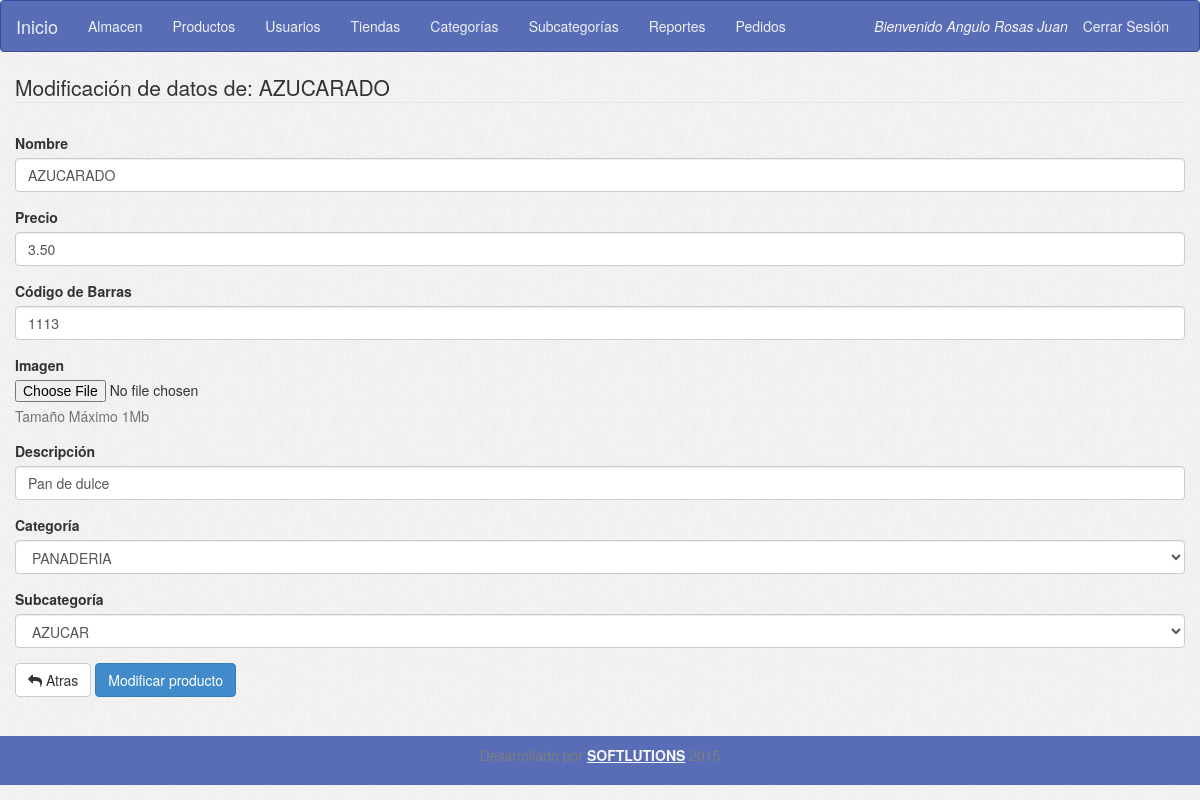
Page /form_update_product.php?id=1002 (signed in) on the committed database.
### tables this page shows
CREATE TABLE IF NOT EXISTS `productos` (
  `id` int(11) NOT NULL,
  `nombre` varchar(50) NOT NULL,
  `precio` float(8,2) NOT NULL,
  `img` varchar(20) NOT NULL,
  `descripcion` varchar(100) NOT NULL,
  `activo` tinyint(1) NOT NULL,
  `codigo_barras` varchar(20) NOT NULL,
  `pan_frio` tinyint(1) NOT NULL,
  `categoria_id` int(11) NOT NULL,
  `subcategoria_id` int(11) NOT NULL,
  `created` date NOT NULL,
  `updated` date NOT NULL,
  `created_by_user_id` int(11) NOT NULL,
  `updated_by_user_id` int(11) NOT NULL
);

### config/conexion.php (called while the page is built, shortened)
<?php
	$tCategory="categorias";
	$tSubCategory="subcategorias";
        $tProduct="productos";
?>

### form_update_product.php (the view, shortened to what this page needs)
<?php
include('config/conexion.php');
include('header.php');
include ('menu.php');
if (!isset($_SESSION['sessA']))
  echo '<div class="row"><div class="col-sm-12 text-center"><h2>No ha iniciado sesión de Administrador</h2></div></div>';
else if ($_SESSION['perfil'] != "1")
  echo '<div class="row><div class="col-sm-12 text-center"><h2>No tienes permiso para entrar a esta sección</h2></div></div>';
else {
  $productId = $_GET['id'];
  $sqlGetProduct = "SELECT * FROM $tProduct WHERE id='$productId' ";
  $resGetProduct = $con->query($sqlGetProduct);
  $rowGetProduct = $resGetProduct->fetch_assoc();
  $sqlGetCategories = "SELECT id, nombre FROM $tCategory ";
  $resGetCategories = $con->query($sqlGetCategories);
  $optCategories = '<option></option>';
  while ($rowGetCategories = $resGetCategories->fetch_assoc()) {
    if ($rowGetCategories['id'] == $rowGetProduct['categoria_id'])
      $optCategories .= '<option value="' . $rowGetCategories['id'] . '" selected>' . $rowGetCategories['nombre'] . '</option>';
    else
      $optCategories .= '<option value="' . $rowGetCategories['id'] . '">' . $rowGetCategories['nombre'] . '</option>';
  }
    $idCategory=$rowGetProduct['categoria_id'];
    $sqlGetSubCategory = "SELECT id, nombre FROM $tSubCategory WHERE categoria_id='$idCategory' ";
    $resGetSubCategory = $con->query($sqlGetSubCategory);
    $optSubCategories = '';
    while ($rowGetSubCategory = $resGetSubCategory->fetch_assoc()) {
         if ($rowGetSubCategory['id'] == $rowGetProduct['subcategoria_id'])
            $optSubCategories .= '<option value="'.$rowGetSubCategory['id'].'" selected>'.$rowGetSubCategory['nombre'].'</option>';
         else
             $optSubCategories .= '<option value="'.$rowGetSubCategory['id'].'" >'.$rowGetSubCategory['nombre'].'</option>';
    }
  ?>
  <div class="container">
    <div class="row">
      <form role="form" id="formUpdProduct" name="formUpdProduct" method="POST" >
        <legend>Modificación de datos de: <?= $rowGetProduct['nombre']; ?></legend>
        <div class="error"></div>
        <div class="form-group">
          <label>Nombre</label>
          <input type="text" id="inputNombre" name="inputNombre" class="form-control" value="<?= $rowGetProduct['nombre']; ?>">
        </div>
        <div class="form-group">
          <label>Precio</label>
          <input type="text" step="any" id="inputPrecio" name="inputPrecio" class="form-control" value="<?= $rowGetProduct['precio']; ?>">
        </div>
        <div class="form-group">
          <label>Código de Barras</label>
          <input type="number" id="inputCB" name="inputCB" class="form-control" value="<?= $rowGetProduct['codigo_barras']; ?>">
        </div>
        <div class="form-group">
          <label for="exampleInputFile">Imagen</label>
          <input type="file" id="inputImg" name="inputImg" >
          <p class="help-block">Tamaño Máximo 1Mb</p>
        </div>
        <div class="form-group">
          <label>Descripción</label>
          <input type="text" id="inputDesc" name="inputDesc" class="form-control" value="<?= $rowGetProduct['descripcion']; ?>">
        </div>
        <div class="form-group">
          <label>Categoría</label>
          <select id="inputCategoria" name="inputCategoria" class="form-control" >
            <?= $optCategories; ?>
          </select>
        </div>
        <div class="form-group">
          <label>Subcategoría</label>
          <select id="inputSubCategoria" name="inputSubCategoria" class="form-control" >
            <?= $optSubCategories; ?>
          </select>
        </div>
        <a href="form_select_product.php" class="btn btn-default"><i class="fa fa-mail-reply"></i> Atras</a>
        <button type="submit" class="btn btn-primary" >Modificar producto</button>
      </form>
    </div>
  </div>
  <?php
}
include ('footer.php');
?>

### assets/css/application.css (style rules this page uses)
body { min-height: 100%; background-image: url("../img/bg.jpg"); }
.error { font-size: 1.5rem; padding: .5rem; padding-left: 2rem; color: #4cae4c; }
.container { min-height: 83%; }

### assets/css/loader.css (style rules this page uses)
p { line-height: 1.33em; color: #7E7E7E; }

### rows in the picture
productos: nombre "AZUCARADO", inputNombre "AZUCARADO", inputPrecio "3.50", inputCB "1113", inputDesc "Pan de dulce"

### other values in the picture
$_SESSION['userName'] "Angulo Rosas Juan"
form field inputCategoria "PANADERIA"
form field inputSubCategoria "AZUCAR"
